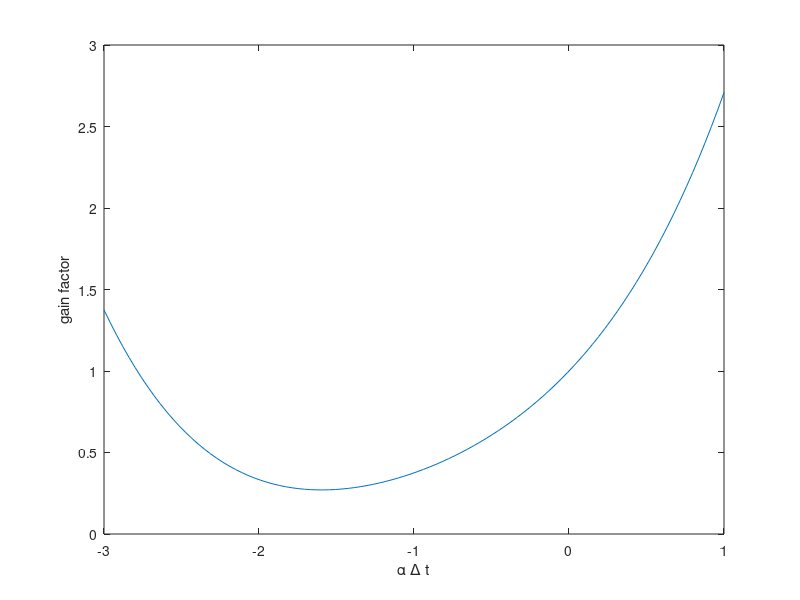
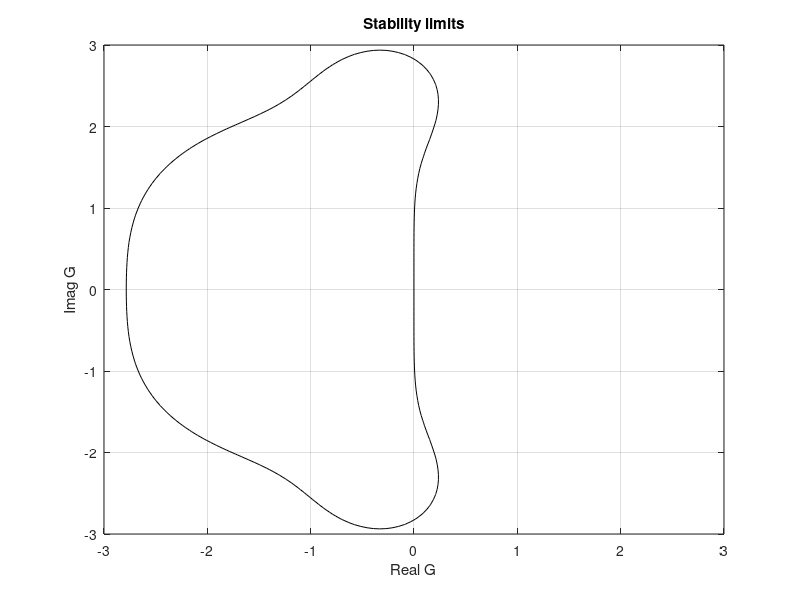

These figures' MATLAB source, in order: (Note: this script raises an error after producing the figures.)
%Final Exam
%Problem 1 
%Part b->e
%This script demos RK4 Stability
%Created by: Patrick Good with source code from Dr.Z
%web sources: http://web.mit.edu/course/16/16.90/OldFiles/BackUp/www/pdfs/Chapter10.pdf
% https://en.wikiversity.org/wiki/Numerical_Analysis/stability_of_RK_methods

%clear workspace
clc
clear
close all 

%plot polynomial
adt=linspace(-3,1,100);
ladt=numel(adt);
G=zeros(ladt,1);
for igain=1:ladt
    G(igain)=(1+adt(igain)+(1/2)*adt(igain)^2+(1/6)*adt(igain)^3+(1/24)*adt(igain)^4);
end %for
figure(1);
plot(adt,G)
xlabel('\alpha \Delta t');
ylabel('gain factor');

%plot stability criteria
n = 100;
x = linspace(-3,3,n);
y = linspace(-3,3,n);

%mesh
[X,Y] = meshgrid(x,y);
z = X+1j*Y;
g = 1+z+0.5*z.^2+(1/6)*z.^3+(1/24)*z.^4;

%absoulte vaule G
gabs = abs(g);

%plot
figure(2)
contour(x,y,gabs,[-1 1],'k-');
xlabel('Real G');
ylabel('Imag G');
title('Stability limits')
grid on

%----RK4 method----

% Gridding in time
N=12;
tmin=0;
tmax=10;
t=linspace(tmin,tmax,N);
dt=t(2)-t(1);


% Test problem, true solution
y0=1;
alpha=2;
ybar=y0*exp(-alpha*t);

% Second order method; RK2
yRK2=zeros(1,N);
yRK2(1)=y0;
for n=2:N
    yhalf=yRK2(n-1)+dt/2*(-alpha*yRK2(n-1));
    yRK2(n)=yRK2(n-1)+dt*(-alpha*yhalf);
end %for


% RK4 example; comparison against first and second order methods
yRK4=zeros(1,N);
yRK4(1)=y0;
for n=2:N
    dy1=dt*fRK(t(n-1),yRK4(n-1),alpha);
    dy2=dt*fRK(t(n-1)+dt/2,yRK4(n-1)+dy1/2,alpha);
    dy3=dt*fRK(t(n-1)+dt/2,yRK4(n-1)+dy2/2,alpha);
    dy4=dt*fRK(t(n-1)+dt,yRK4(n-1)+dy3,alpha);
    
    yRK4(n)=yRK4(n-1)+1/6*(dy1+2*dy2+2*dy3+dy4);
end %for

% Plots of RK solutions against true solution
figure(3);
clf;
plot(t,ybar,'o-');
xlabel('t');
ylabel('y(t)');
set(gca,'FontSize',20);
figure(3);
hold on;
plot(t,yRK2,'--')
figure(3);
plot(t,yRK4,'^-')
legend('exact','RK2','RK4')
title(['Time Step = ' num2str(dt)])

%time step
ts = dt;
disp('Time step = ')
disp(dt)

function fval=fRK(t,y,alpha)
   fval=-alpha*y;
end %function


